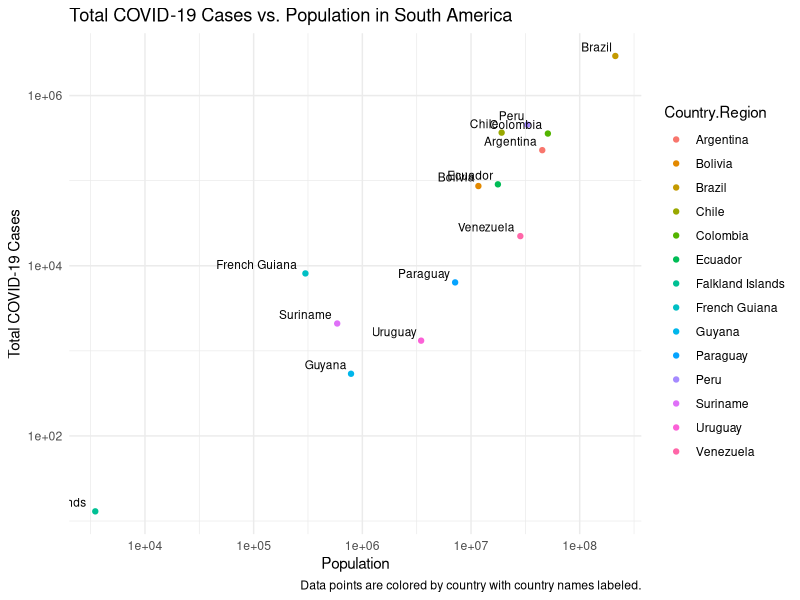

Generate this figure with R:
# Ensure the ggplot2 library is loaded
library(ggplot2)
library(dplyr)

# Load your data
worldometer_data <- read.csv("dataset/worldometer_data.csv")

# Check column names and replace spaces if necessary
names(worldometer_data) <- gsub(" ", "", names(worldometer_data))

# Filter for South American countries
south_america_data <- worldometer_data %>% 
  filter(Continent == "South America")

# Create the scatter plot
ggplot(south_america_data, aes(x = Population, y = TotalCases, label = Country.Region)) +
  geom_point(aes(color = Country.Region)) + 
  geom_text(vjust = -0.5, hjust = 1.1, size = 3) +
  scale_x_log10() + 
  scale_y_log10() +
  labs(title = "Total COVID-19 Cases vs. Population in South America",
       x = "Population",
       y = "Total COVID-19 Cases",
       caption = "Data points are colored by country with country names labeled.") +
  theme_minimal()

